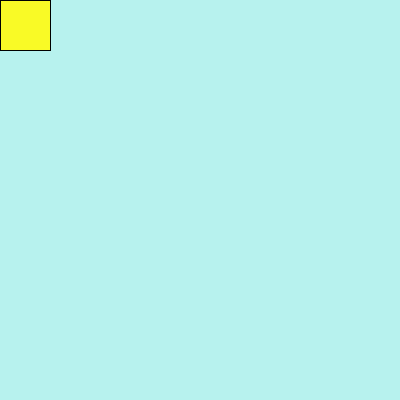
Frame 1 (no input)
Frame 60 (the mouse pressed at the canvas centre just before this capture): identical to frame 1, image omitted
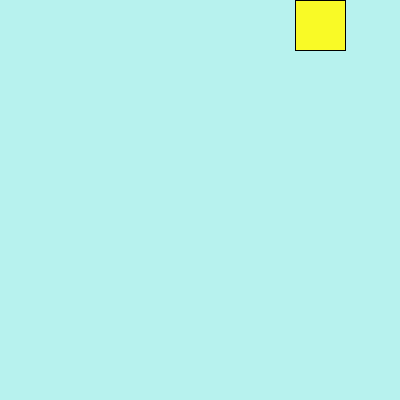
Frame 120 (the mouse held since frame 60 and released just before this capture)

The Processing sketch that drew these frames (run headless with seeded random() and noise(); from frame 60 on, the mouse is pressed at the canvas centre):

// Processing sketch: lab_3_4
// ── lab_3_4.pde
int size = 50 ;
int x = 0;
int y = 0;
int s1 = 1 ;
int s2 = 1 ;
int speed = 5 ;
boolean button = false;
boolean at = false;
void setup(){
  size(400,400);
}

void draw(){
  background(#B7F2EE);
  fill(#F9FA26);
  rect(x, y, size, size);
  if(button ){
    x = x + s1 ;
    y = y + s2 ;
  }
  
  if(x <= width - size && y == 0) {
    s1 = speed ;
    s2 = 0 ;
    //print('1');
    at = false;
  }
  if(x == width - size && y <= height - size){
    s1 = 0 ;
    s2 = speed ;
    //print('2');
  }
  if(x <= width - size && y ==  height - size){
    s1 = -1*speed ; 
    s2 = 0 ;
    //print('3');
    at = true;
  }
  if(x == 0 && y <= height - size && at){
    s1 = 0 ; 
    s2 = -1*speed ;
    //print('4');
  }
  
}

void mousePressed(){
  button = !button;
}
